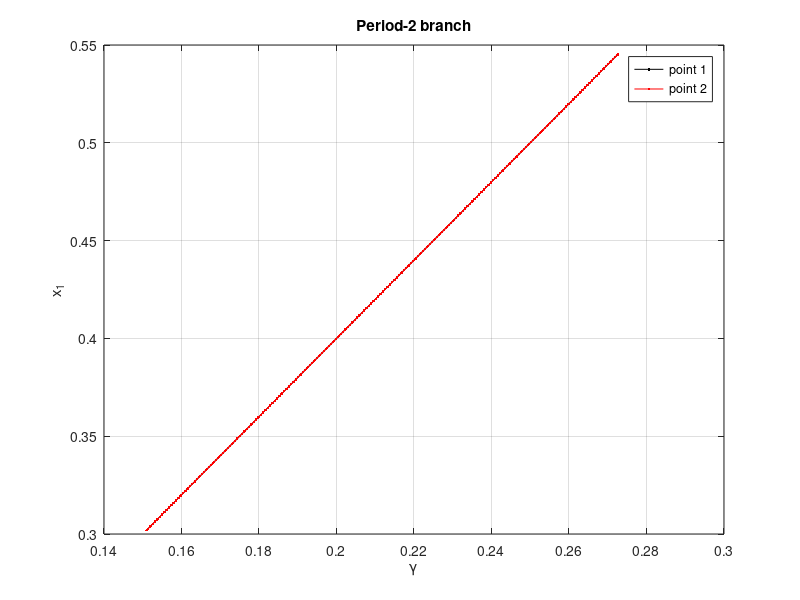
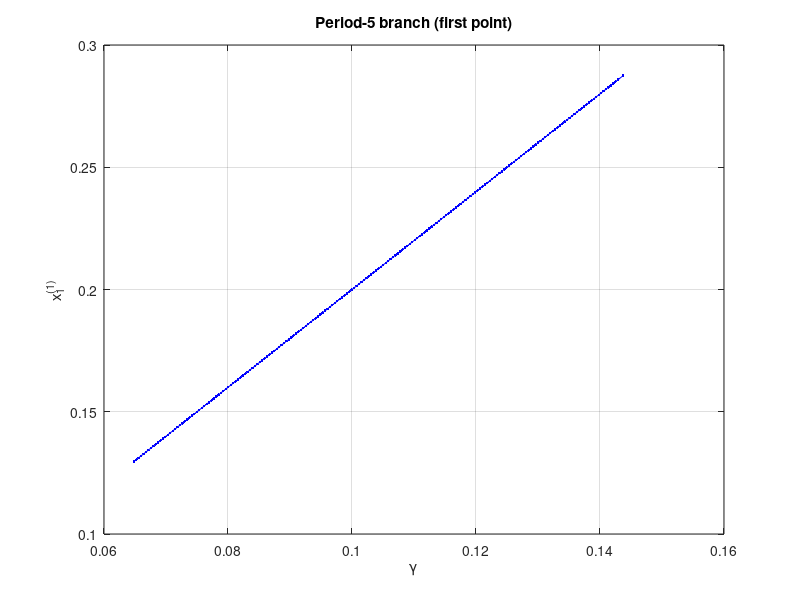

These charts were generated, in order, by the following MATLAB code:
function continue_periodic_orbits()
% CONTINUE_PERIODIC_ORBITS
% Continuation for (A) 2-cycles (post-flip) and (B) general n-cycles (locked orbits).
%
% Run: continue_periodic_orbits

% ----- parameters -----
par.alpha   = 0.003;
par.beta    = 2.0;
par.delta   = 0.5;
par.epsilon = 0.2;
dt = 0.1;

% ----- NEWTON/continuation options -----
newton.maxit   = 25;
newton.tol     = 1e-12;
newton.verbose = false;

ds     = 2.5e-3;  % arclength step
Nsteps = 200;

% ====== A) PERIOD-2 continuation ======
fprintf('\n== Period-2 continuation (post-flip) ==\n');
% initial gamma and seed 2-cycle (two points close but not equal)
gamma0 = 0.295;
X1_0   = [0.31; 0.18; 0.43];
X2_0   = [0.30; 0.19; 0.44];

[branch2, eig2] = continue_period2(X1_0, X2_0, gamma0, par, dt, ds, Nsteps, newton);

% simple plot: x-component of first point vs gamma
figure;
plot(branch2.gamma, squeeze(branch2.X(1,1,:)), 'k.-', ...
     branch2.gamma, squeeze(branch2.X(1,2,:)), 'r.-');
grid on
xlabel('\gamma'); ylabel('x_1');
title('Period-2 branch');
legend('point 1','point 2');
drawnow

% ====== B) GENERAL n-cycle continuation (e.g., n=5) ======
fprintf('\n== n-cycle continuation (here n=5) ==\n');
n = 5;
gamma0 = 0.315;                 % choose inside a resonance tongue / near NS
Xseed  = repmat([0.30;0.19;0.44], 1, n);  % crude initial polygon
% small perturbation around a circle:
for k=1:n
    Xseed(:,k) = Xseed(:,k) + 1e-3*[cos(2*pi*k/n); sin(2*pi*k/n); 0.0];
end

[branchn, eign] = continue_cycle_n(Xseed, gamma0, par, dt, ds, Nsteps, newton);

figure; 
plot(branchn.gamma, squeeze(branchn.X(1,1,:)), 'b.-'); grid on
xlabel('\gamma'); ylabel('x_1^{(1)}');
title(sprintf('Period-%d branch (first point)',n));

end

% ==================== PERIOD-2 ====================

function [branch, eigs_store] = continue_period2(X1_0, X2_0, gamma0, par, dt, ds, N, newton)
U0 = [X1_0; X2_0; gamma0];
% correct initial to satisfy equations
[U0, ok] = newton_corr_P2(U0, par, dt, newton);
assert(ok, 'Initial P2 corrector failed.');

% take a small natural-parameter step to form a secant
gamma1 = gamma0 + 1e-3;
U1 = U0; U1(end) = gamma1;
[U1, ok] = newton_corr_P2(U1, par, dt, newton);
assert(ok,'Second P2 corrector failed.');

tsec = (U1-U0)/norm(U1-U0);
U_prevprev = U0; U_prev = U1;

% storage
branch.X = nan(3,2,N+2);
branch.gamma = nan(1,N+2);
eigs_store = cell(1,N+2);

branch.X(:,:,1) = [U0(1:3), U0(4:6)];
branch.gamma(1) = U0(7);
eigs_store{1}   = p2_eigs(U0(1:3),U0(4:6),U0(7),par,dt);

branch.X(:,:,2) = [U1(1:3), U1(4:6)];
branch.gamma(2) = U1(7);
eigs_store{2}   = p2_eigs(U1(1:3),U1(4:6),U1(7),par,dt);

for k=3:N+2
    Upred = U_prev + ds*tsec;
    [Ucorr, ok] = newton_corr_P2(Upred, par, dt, newton, tsec, Upred);
    if ~ok
        % try half-step
        Upred = U_prev + 0.5*ds*tsec;
        [Ucorr, ok] = newton_corr_P2(Upred, par, dt, newton, tsec, Upred);
        if ~ok, break; end
    end
    U_prevprev = U_prev; U_prev = Ucorr;
    tsec = (U_prev-U_prevprev)/norm(U_prev-U_prevprev);

    X1=Ucorr(1:3); X2=Ucorr(4:6); g=Ucorr(7);
    branch.X(:,:,k) = [X1,X2]; branch.gamma(k) = g;
    eigs_store{k}   = p2_eigs(X1,X2,g,par,dt);
end
end

function lam = p2_eigs(X1,X2,gamma,par,dt)
% Floquet multipliers of 2-cycle: eig(DPhi(X2)*DPhi(X1))
A1 = DPhi(X1, gamma, par, dt);
A2 = DPhi(X2, gamma, par, dt);
lam = eig(A2*A1);
end

function [U, ok] = newton_corr_P2(Uinit, par, dt, newton, tsec, Upred)
% Solve H(U) = [ Phi(X1)-X2 ; Phi(X2)-X1 ; (tsec^T)(U-Upred)=0 ] if secant given,
% otherwise just the 6 equations (natural parameter correction).
X1=Uinit(1:3); X2=Uinit(4:6); g=Uinit(7); U = Uinit;
if nargin<4, error('newton struct required'); end
useArc = (nargin>=6);

for it=1:newton.maxit
    P1 = Phi(X1,g,par,dt) - X2;
    P2 = Phi(X2,g,par,dt) - X1;
    if useArc, H = [P1; P2; tsec.'*(U-Upred)];
    else,      H = [P1; P2];
    end
    if norm(H,2) < newton.tol, ok=true; return; end

    % Jacobian of [P1;P2] wrt [X1;X2;g]
    A1=DPhi(X1,g,par,dt); A2=DPhi(X2,g,par,dt);
    dP1dX1 = A1; dP1dX2 = -eye(3); dP1dg = dPhidg(X1,g,par,dt);
    dP2dX1 = -eye(3);   dP2dX2 = A2; dP2dg = dPhidg(X2,g,par,dt);
    J = [dP1dX1, dP1dX2, dP1dg; dP2dX1, dP2dX2, dP2dg];
    if useArc
        J = [J; tsec.']; %#ok<AGROW>
    end

    DU = -J\H; U = U + DU;
    X1=U(1:3); X2=U(4:6); g=U(7);
end
ok=false;
end

% ==================== GENERAL n-CYCLE ====================

function [branch, eigs_store] = continue_cycle_n(Xs0, gamma0, par, dt, ds, N, newton)
% Xs0: 3-by-n matrix (columns are points X_1..X_n)
n = size(Xs0,2);
U0 = [Xs0(:); gamma0];
[U0, ok] = newton_corr_n(U0, n, par, dt, newton);
assert(ok,'Initial n-cycle corrector failed.');

gamma1 = gamma0 + 1e-3;
U1 = U0; U1(end)=gamma1;
[U1, ok] = newton_corr_n(U1, n, par, dt, newton);
assert(ok,'Second n-cycle corrector failed.');

tsec = (U1-U0)/norm(U1-U0);
U_prevprev=U0; U_prev=U1;

branch.X     = nan(3,n,N+2);
branch.gamma = nan(1,N+2);
eigs_store   = cell(1,N+2);

[Xs, g] = unpack(Unorm(U0), n);
branch.X(:,:,1)=Xs; branch.gamma(1)=g; eigs_store{1}=ncycle_eigs(Xs,g,par,dt);
[Xs, g] = unpack(Unorm(U1), n);
branch.X(:,:,2)=Xs; branch.gamma(2)=g; eigs_store{2}=ncycle_eigs(Xs,g,par,dt);

for k=3:N+2
    Upred = U_prev + ds*tsec;
    [Ucorr, ok] = newton_corr_n(Upred, n, par, dt, newton, tsec, Upred);
    if ~ok
        Upred = U_prev + 0.5*ds*tsec;
        [Ucorr, ok] = newton_corr_n(Upred, n, par, dt, newton, tsec, Upred);
        if ~ok, break; end
    end
    U_prevprev=U_prev; U_prev=Ucorr; tsec=(U_prev-U_prevprev)/norm(U_prev-U_prevprev);
    [Xs,g]=unpack(Ucorr,n);
    branch.X(:,:,k)=Xs; branch.gamma(k)=g; eigs_store{k}=ncycle_eigs(Xs,g,par,dt);
end
end

function lam = ncycle_eigs(Xs, gamma, par, dt)
% Monodromy multipliers: eigenvalues of A_n ... A_1, where A_k = D Phi(X_k)
n=size(Xs,2); M=eye(3);
for k=1:n, M = DPhi(Xs(:,k), gamma, par, dt) * M; end
lam = eig(M);
end

function [U, ok] = newton_corr_n(Uinit, n, par, dt, newton, tsec, Upred)
% Solve R(U) = [Phi(X1)-X2; ...; Phi(Xn)-X1; (tsec^T)(U-Upred)=0]
U = Uinit; useArc=(nargin>=6);
for it=1:newton.maxit
    [R, JR] = R_and_J(U, n, par, dt);
    if useArc, H=[R; tsec.'*(U-Upred)]; J=[JR; tsec.'];
    else,      H=R; J=JR;
    end
    if norm(H,2) < newton.tol, ok=true; return; end
    U = U - J\H;
end
ok=false;
end

function [R, JR] = R_and_J(U, n, par, dt)
[Xs, g]=unpack(U,n); R=zeros(3*n,1); JR=zeros(3*n,3*n+1);
for k=1:n
    kp = mod(k,n)+1;  % next index (wrap)
    Xk = Xs(:,k); Xkp = Xs(:,kp);
    Pk = Phi(Xk,g,par,dt) - Xkp;  R(3*(k-1)+(1:3)) = Pk;

    A  = DPhi(Xk,g,par,dt); dPg = dPhidg(Xk,g,par,dt);
    row = 3*(k-1)+(1:3);
    colk= 3*(k-1)+(1:3);
    colp= 3*(kp-1)+(1:3);
    JR(row,colk) = A;           % dPk/dXk
    JR(row,colp) = -eye(3);     % dPk/dX_{k+1}
    JR(row,3*n+1)= dPg;         % dPk/dg
end
end

function [Xs,g] = unpack(U,n)
Xs = reshape(U(1:3*n),3,n); g = U(3*n+1);
end

function U = Unorm(U), U = U(:); end

% ==================== map & derivatives ====================

function Y = Phi(X,gamma,par,dt)
[f1,f2,f3] = f_rhs(X,gamma,par);
Y = X + dt*[f1;f2;f3];
end

function A=DPhi(X,gamma,par,dt)
A = eye(3)+dt*J_f(X,gamma,par);
end

function Pg = dPhidg(X,gamma,par,dt)
% d/dgamma of Phi = dt * d/dgamma f; only z-equation depends on gamma: z*(gamma-...)
Pg = dt * [0;0; X(3)];
end

function [f1,f2,f3]=f_rhs(X,gamma,par)
x=X(1); y=X(2); z=X(3); z=max(z,1e-12);
a=par.alpha; b=par.beta; d=par.delta; e=par.epsilon;
f1 = x*(1 - x/z) - x*y;
f2 = a*y*(1 - b*y/z) + x*y;
f3 = z*(gamma - d*x - e*y);
end

function J=J_f(X,gamma,par)
x=X(1); y=X(2); z=X(3); z=max(z,1e-12);
a=par.alpha; b=par.beta; d=par.delta; e=par.epsilon;
J = [ (1-2*x/z)-y , -x , (x^2)/(z^2) ;
      y           , a*(1-2*b*y/z)+x , a*b*(y^2)/(z^2) ;
     -d*z         , -e*z            , gamma-d*x-e*y   ];
end
